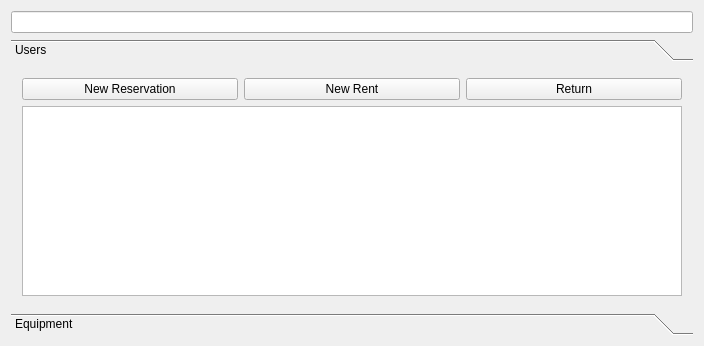
<?xml version="1.0" encoding="UTF-8"?>
<ui version="4.0">
 <class>MainWindow</class>
 <widget class="QWidget" name="MainWindow">
  <property name="geometry">
   <rect>
    <x>0</x>
    <y>0</y>
    <width>704</width>
    <height>346</height>
   </rect>
  </property>
  <property name="windowTitle">
   <string>MainWindow</string>
  </property>
  <layout class="QGridLayout" name="gridLayout">
   <item row="1" column="0">
    <widget class="QToolBox" name="toolBox">
     <property name="currentIndex">
      <number>0</number>
     </property>
     <widget class="QWidget" name="rentsPage">
      <property name="geometry">
       <rect>
        <x>0</x>
        <y>0</y>
        <width>686</width>
        <height>241</height>
       </rect>
      </property>
      <attribute name="label">
       <string>Users</string>
      </attribute>
      <layout class="QGridLayout" name="gridLayout_2">
       <item row="0" column="0">
        <layout class="QVBoxLayout" name="verticalLayout">
         <item>
          <layout class="QHBoxLayout" name="horizontalLayout">
           <item>
            <widget class="QPushButton" name="newReservationButton">
             <property name="text">
              <string>New Reservation</string>
             </property>
            </widget>
           </item>
           <item>
            <widget class="QPushButton" name="newRentButton">
             <property name="text">
              <string>New Rent</string>
             </property>
            </widget>
           </item>
           <item>
            <widget class="QPushButton" name="newReturnButton">
             <property name="text">
              <string>Return</string>
             </property>
            </widget>
           </item>
          </layout>
         </item>
         <item>
          <widget class="QColumnView" name="userList">
           <property name="alternatingRowColors">
            <bool>true</bool>
           </property>
           <property name="selectionMode">
            <enum>QAbstractItemView::SingleSelection</enum>
           </property>
           <property name="selectionBehavior">
            <enum>QAbstractItemView::SelectRows</enum>
           </property>
          </widget>
         </item>
        </layout>
       </item>
      </layout>
     </widget>
     <widget class="QWidget" name="usersPage">
      <property name="geometry">
       <rect>
        <x>0</x>
        <y>0</y>
        <width>686</width>
        <height>241</height>
       </rect>
      </property>
      <attribute name="label">
       <string>Equipment</string>
      </attribute>
      <layout class="QGridLayout" name="gridLayout_3">
       <item row="0" column="0">
        <layout class="QVBoxLayout" name="verticalLayout_2">
         <item>
          <layout class="QHBoxLayout" name="horizontalLayout_2">
           <item>
            <widget class="QPushButton" name="createEquipmentButton">
             <property name="text">
              <string>Create</string>
             </property>
            </widget>
           </item>
           <item>
            <widget class="QPushButton" name="deleteEquipmentButton">
             <property name="text">
              <string>Delete</string>
             </property>
            </widget>
           </item>
           <item>
            <widget class="QPushButton" name="editEquipmentButton">
             <property name="text">
              <string>Edit</string>
             </property>
            </widget>
           </item>
          </layout>
         </item>
         <item>
          <widget class="QColumnView" name="equipmentList">
           <property name="alternatingRowColors">
            <bool>true</bool>
           </property>
           <property name="selectionMode">
            <enum>QAbstractItemView::SingleSelection</enum>
           </property>
           <property name="selectionBehavior">
            <enum>QAbstractItemView::SelectRows</enum>
           </property>
          </widget>
         </item>
        </layout>
       </item>
      </layout>
     </widget>
    </widget>
   </item>
   <item row="0" column="0">
    <widget class="QLineEdit" name="quickSearchEdit">
     <property name="toolTip">
      <string>Quick Search</string>
     </property>
    </widget>
   </item>
  </layout>
 </widget>
 <layoutdefault spacing="6" margin="11"/>
 <resources/>
 <connections/>
</ui>
